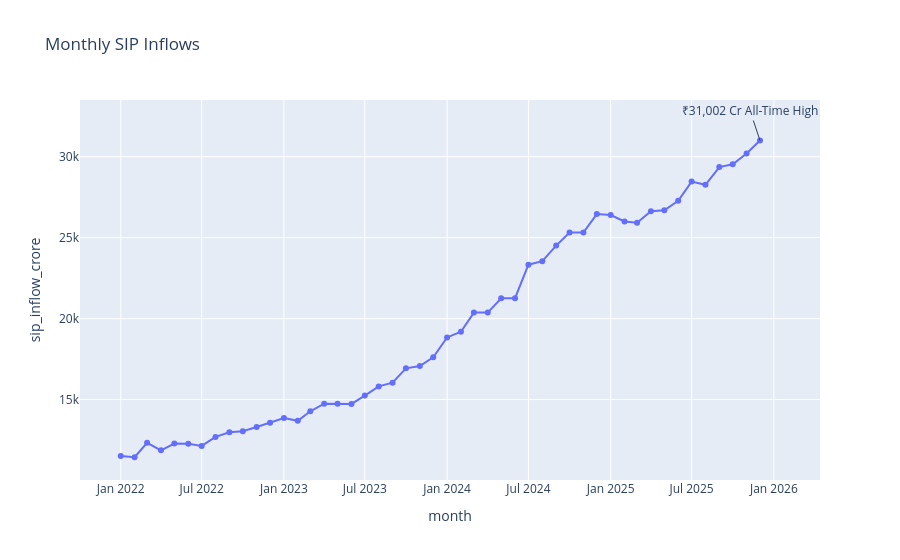

The cell this chart's notebook holds for it:
### Markdown cell above
SBI Mutual Fund consistently maintained the largest AUM across all years.

### Code cell
fig = px.line(
    sip,
    x="month",
    y="sip_inflow_crore",
    markers=True,
    title="Monthly SIP Inflows"
)

fig.add_annotation(
    x="2025-12",
    y=31002,
    text="₹31,002 Cr All-Time High",
    showarrow=True
)
fig.write_image("../reports/charts/sip_trend.png")
fig.show()

### Figure 1 — Plotly figure (JSON) as saved in the notebook; plotly's stock layout.template omitted (floating-point values rounded to 4 significant figures)
{"data": [{"hovertemplate": "month=%{x}<br>sip_inflow_crore=%{y}<extra></extra>", "legendgroup": "", "line": {"color": "#636efa", "dash": "solid"}, "marker": {"symbol": "circle"}, "mode": "lines+markers", "name": "", "orientation": "v", "showlegend": false, "type": "scatter", "x": ["2022-01-01T00:00:00", "2022-02-01T00:00:00", "2022-03-01T00:00:00", "2022-04-01T00:00:00", "2022-05-01T00:00:00", "2022-06-01T00:00:00", "2022-07-01T00:00:00", "2022-08-01T00:00:00", "2022-09-01T00:00:00", "2022-10-01T00:00:00", "2022-11-01T00:00:00", "2022-12-01T00:00:00", "2023-01-01T00:00:00", "2023-02-01T00:00:00", "2023-03-01T00:00:00", "2023-04-01T00:00:00", "2023-05-01T00:00:00", "2023-06-01T00:00:00", "2023-07-01T00:00:00", "2023-08-01T00:00:00", "2023-09-01T00:00:00", "2023-10-01T00:00:00", "2023-11-01T00:00:00", "2023-12-01T00:00:00", "2024-01-01T00:00:00", "2024-02-01T00:00:00", "2024-03-01T00:00:00", "2024-04-01T00:00:00", "2024-05-01T00:00:00", "2024-06-01T00:00:00", "2024-07-01T00:00:00", "2024-08-01T00:00:00", "2024-09-01T00:00:00", "2024-10-01T00:00:00", "2024-11-01T00:00:00", "2024-12-01T00:00:00", "2025-01-01T00:00:00", "2025-02-01T00:00:00", "2025-03-01T00:00:00", "2025-04-01T00:00:00", "2025-05-01T00:00:00", "2025-06-01T00:00:00", "2025-07-01T00:00:00", "2025-08-01T00:00:00", "2025-09-01T00:00:00", "2025-10-01T00:00:00", "2025-11-01T00:00:00", "2025-12-01T00:00:00"], "xaxis": "x", "y": [11517, 11438, 12328, 11863, 12286, 12276, 12140, 12694, 12976, 13040, 13306, 13573, 13856, 13687, 14276, 14749, 14749, 14734, 15245, 15814, 16042, 16928, 17073, 17610, 18838, 19187, 20371, 20371, 21262, 21262, 23332, 23547, 24509, 25323, 25320, 26459, 26400, 25999, 25926, 26632, 26688, 27274, 28464, 28265, 29361, 29529, 30200, 31002], "yaxis": "y"}], "layout": {"annotations": [{"showarrow": true, "text": "₹31,002 Cr All-Time High", "x": "2025-12", "y": 31002}], "legend": {"tracegroupgap": 0}, "title": {"text": "Monthly SIP Inflows"}, "xaxis": {"anchor": "y", "domain": [0, 1], "title": {"text": "month"}}, "yaxis": {"anchor": "x", "domain": [0, 1], "title": {"text": "sip_inflow_crore"}}}}
